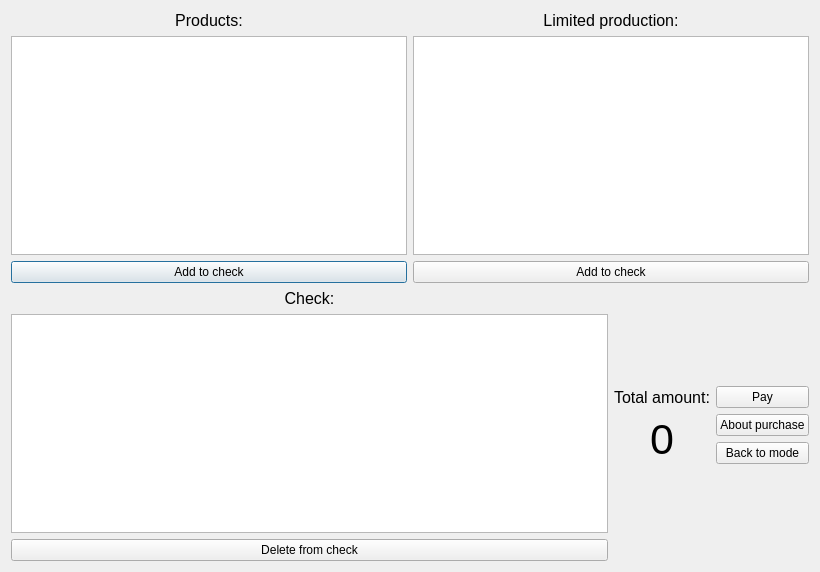
<?xml version="1.0" encoding="UTF-8"?>
<ui version="4.0">
 <class>Dialog_pur</class>
 <widget class="QDialog" name="Dialog_pur">
  <property name="geometry">
   <rect>
    <x>0</x>
    <y>0</y>
    <width>820</width>
    <height>572</height>
   </rect>
  </property>
  <property name="windowTitle">
   <string>Dialog</string>
  </property>
  <layout class="QVBoxLayout" name="verticalLayout_7">
   <item>
    <layout class="QHBoxLayout" name="horizontalLayout">
     <item>
      <layout class="QVBoxLayout" name="verticalLayout">
       <item>
        <widget class="QLabel" name="label">
         <property name="font">
          <font>
           <pointsize>12</pointsize>
          </font>
         </property>
         <property name="text">
          <string>Products:</string>
         </property>
         <property name="alignment">
          <set>Qt::AlignCenter</set>
         </property>
        </widget>
       </item>
       <item>
        <widget class="QListWidget" name="listWidget_prod_pur">
         <property name="modelColumn">
          <number>0</number>
         </property>
        </widget>
       </item>
       <item>
        <widget class="QPushButton" name="pushButton_add_prod_pur">
         <property name="text">
          <string>Add to check</string>
         </property>
        </widget>
       </item>
      </layout>
     </item>
     <item>
      <layout class="QVBoxLayout" name="verticalLayout_2">
       <item>
        <widget class="QLabel" name="label_2">
         <property name="font">
          <font>
           <pointsize>12</pointsize>
          </font>
         </property>
         <property name="text">
          <string>Limited production:</string>
         </property>
         <property name="alignment">
          <set>Qt::AlignCenter</set>
         </property>
        </widget>
       </item>
       <item>
        <widget class="QListWidget" name="listWidget_lim_prod_pur"/>
       </item>
       <item>
        <widget class="QPushButton" name="pushButton_add_lim_prod_pur">
         <property name="text">
          <string>Add to check</string>
         </property>
        </widget>
       </item>
      </layout>
     </item>
    </layout>
   </item>
   <item>
    <layout class="QHBoxLayout" name="horizontalLayout_5">
     <item>
      <layout class="QVBoxLayout" name="verticalLayout_3">
       <item>
        <widget class="QLabel" name="label_3">
         <property name="font">
          <font>
           <pointsize>12</pointsize>
          </font>
         </property>
         <property name="text">
          <string>Check:</string>
         </property>
         <property name="alignment">
          <set>Qt::AlignCenter</set>
         </property>
        </widget>
       </item>
       <item>
        <widget class="QListWidget" name="listWidget_check_pur"/>
       </item>
       <item>
        <layout class="QHBoxLayout" name="horizontalLayout_2">
         <item>
          <widget class="QPushButton" name="pushButton_check_del_pur">
           <property name="text">
            <string>Delete from check</string>
           </property>
          </widget>
         </item>
        </layout>
       </item>
      </layout>
     </item>
     <item>
      <layout class="QVBoxLayout" name="verticalLayout_6">
       <item>
        <layout class="QHBoxLayout" name="horizontalLayout_4">
         <item>
          <layout class="QVBoxLayout" name="verticalLayout_4">
           <item>
            <widget class="QLabel" name="label_4">
             <property name="font">
              <font>
               <pointsize>12</pointsize>
              </font>
             </property>
             <property name="text">
              <string>Total amount:</string>
             </property>
             <property name="alignment">
              <set>Qt::AlignCenter</set>
             </property>
            </widget>
           </item>
           <item>
            <widget class="QLabel" name="label_amount_pur">
             <property name="font">
              <font>
               <pointsize>32</pointsize>
              </font>
             </property>
             <property name="layoutDirection">
              <enum>Qt::LeftToRight</enum>
             </property>
             <property name="text">
              <string>0</string>
             </property>
             <property name="alignment">
              <set>Qt::AlignCenter</set>
             </property>
            </widget>
           </item>
          </layout>
         </item>
         <item>
          <layout class="QVBoxLayout" name="verticalLayout_5">
           <item>
            <widget class="QPushButton" name="pushButton_pay_pur">
             <property name="text">
              <string>Pay</string>
             </property>
            </widget>
           </item>
           <item>
            <widget class="QPushButton" name="pushButton_about_pur">
             <property name="text">
              <string>About purchase</string>
             </property>
            </widget>
           </item>
           <item>
            <widget class="QPushButton" name="pushButton_back_pur">
             <property name="text">
              <string>Back to mode</string>
             </property>
            </widget>
           </item>
          </layout>
         </item>
        </layout>
       </item>
      </layout>
     </item>
    </layout>
   </item>
  </layout>
 </widget>
 <resources/>
 <connections/>
</ui>
